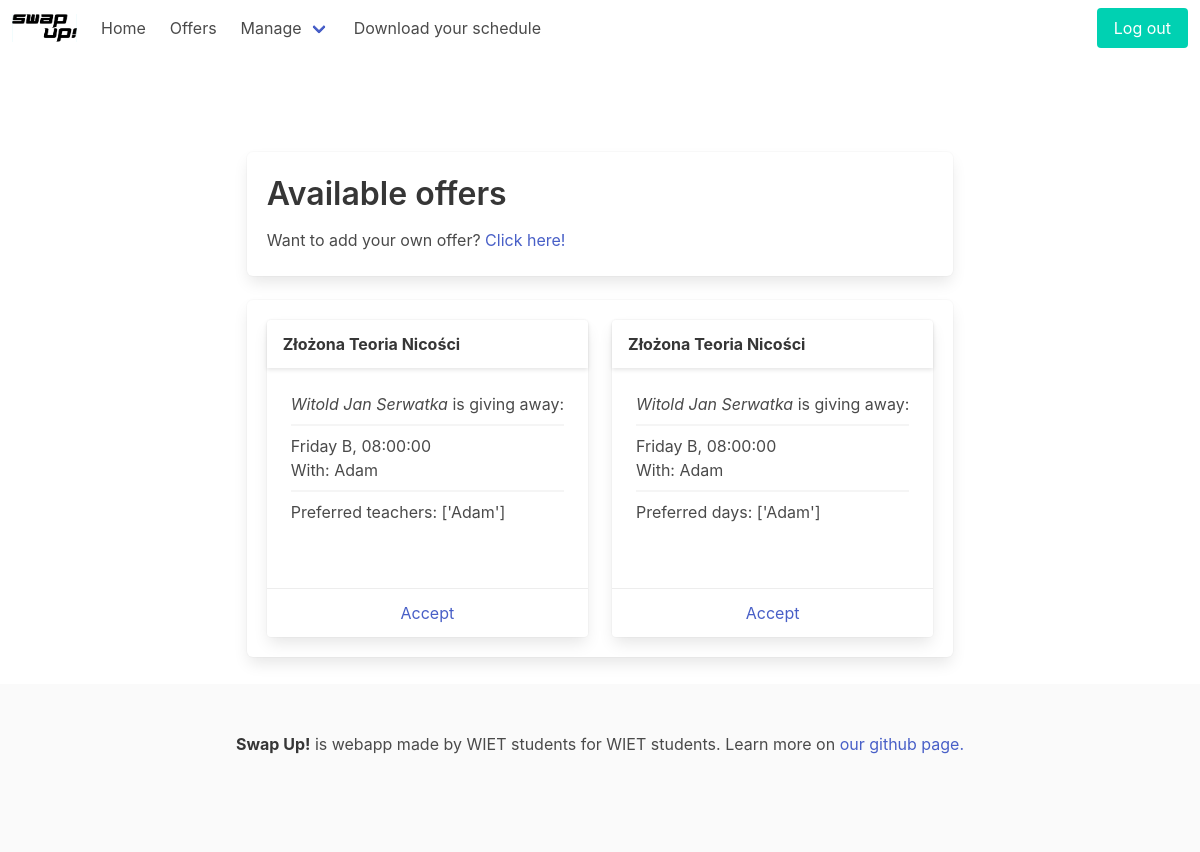
/exchange/offers/ (signed in), run on the app's committed database.
### exchange/models.py (models this page shows, shortened)
class Subject(models.Model):
    subject_name = models.CharField(max_length=30, null=True)
    category = models.CharField(max_length=30, null=True)
    path = models.CharField(max_length=30, choices=PATHS, null=True)
    semester = models.IntegerField(choices=Semester.choices, null=True)
    mandatory = models.BooleanField(null=True)

class Teacher(models.Model):
    TITLES = [
        ('inż.', 'inżynier'),
        ('mgr. inż.', 'magister inżynier'),
        ('dr.', 'doktor'),
        ('dr. inż.', 'doktor inżynier')
    ]
    name = models.CharField(max_length=60, null=True)
    title = models.CharField(max_length=30, choices=TITLES, null=True)

### exchange/views.py (the view)
# urls.py: path('offers/', views.offers, name='offers'),
@login_required
def offers(request):
    current_student = request.user.student
    db_offers = Offer.objects.filter(state=('N', 'New')).exclude(student=current_student.id)
    offers = [o.dictionary() for o in db_offers]
    offers1 = offers[::2]
    offers2 = offers[1::2]
    return render(request, 'exchange/offers.html', {'offers1': offers1, 'offers2': offers2})

### exchange/templates/exchange/offers.html (shortened to what this page needs)
{% extends 'base.html' %}
{% block content %}
<div class="container is-max-desktop">
<section class="content box mt-6 py-5">
    <h1 class="hero">Available offers</h1>
    <p>Want to add your own offer? <a href="{% url 'add-offer' %}">Click here!</a></p>
</section>
<section class="box">
    <div class="columns">
        {% if offers1 %}
        <div id="col1" class="column">
          {% for offer in offers1 %}
            <div class="card block">
                <header class="card-header">
                  <p class="card-header-title">
                    {{ offer.subject }}
                  </p>
                </header>
                <div class="card-content">
                  <div class="content">
                    <em>{{offer.student}}</em> is giving away:
                    <hr class="my-2">
                    {{offer.time}} <br>
                    With: {{offer.teacher}}
                    <hr class="my-2">
                    {% if offer.preferred_days or offer.preferred_times or offer.preferred_teachers %}
                      {% if offer.preferred_teachers %}
                        <p>Preferred teachers: {{offer.preferred_teachers}}</p>
                      {% endif %}
                    {% else %}
                      Anything
                    {% endif %}
                    <br>
                  </div>
                </div>
                <footer class="card-footer">
                  <a href="#" class="card-footer-item">Accept</a>
                </footer>
              </div>
          {% endfor %}
        </div>
        <div id="col2" class="column">
            {% for offer in offers2 %}
            <div class="card block">
                <header class="card-header">
                  <p class="card-header-title">
                    {{ offer.subject }}
                  </p>
                </header>
                <div class="card-content">
                  <div class="content">
                    <em>{{offer.student}}</em> is giving away:
                    <hr class="my-2">
                    {{offer.time}} <br>
                    With: {{offer.teacher}}
                    <hr class="my-2">
                    {% if offer.preferred_days or offer.preferred_times or offer.preferred_teachers %}
                      {% if offer.preferred_teachers %}
                        <p>Preferred days: {{offer.preferred_teachers}}</p>
                      {% endif %}
                    {% else %}
                      Anything
                    {% endif %}
                    <br>
                  </div>
                </div>
                <footer class="card-footer">
                  <a href="#" class="card-footer-item">Accept</a>
                </footer>
              </div>
          {% endfor %}
        </div>
        {% else %}
        <div class='column'>
          There are no offers available.
        </div>
        {% endif %}
    </div>
</section>
</div>
{% endblock %}

### data on the page
Subject: subject "Złożona Teoria Nicości", subject "Złożona Teoria Nicości"
Teacher: teacher "Adam", teacher "Adam"

### other printed values
{{ offer.student }} "Witold Jan Serwatka"
{{ offer.time }} "Friday B, 08:00:00"
{{ offer.preferred_teachers }} "['Adam']"
